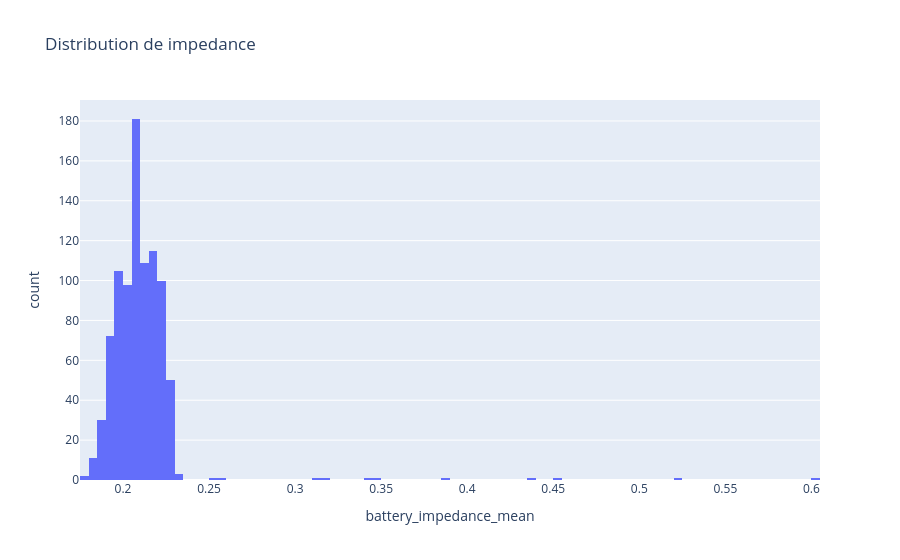

Notebook cell for this chart:
### Code cell
fig = px.histogram(df, x="battery_impedance_mean", nbins=100, title="Distribution de impedance")
fig.show()

### Figure 1 — Plotly figure (JSON) as saved in the notebook; plotly's stock layout.template omitted (floating-point values rounded to 4 significant figures; data arrays with more than 128 entries replaced by an {"elided": "..."} marker saying what was removed)
{"data": [{"alignmentgroup": "True", "bingroup": "x", "hovertemplate": "battery_impedance_mean=%{x}<br>count=%{y}<extra></extra>", "legendgroup": "", "marker": {"color": "#636efa", "pattern": {"shape": ""}}, "name": "", "nbinsx": 100, "offsetgroup": "", "orientation": "v", "showlegend": false, "type": "histogram", "x": {"elided": "2167 float values"}, "xaxis": "x", "yaxis": "y"}], "layout": {"barmode": "relative", "legend": {"tracegroupgap": 0}, "title": {"text": "Distribution de impedance"}, "xaxis": {"anchor": "y", "domain": [0, 1], "title": {"text": "battery_impedance_mean"}}, "yaxis": {"anchor": "x", "domain": [0, 1], "title": {"text": "count"}}}}
